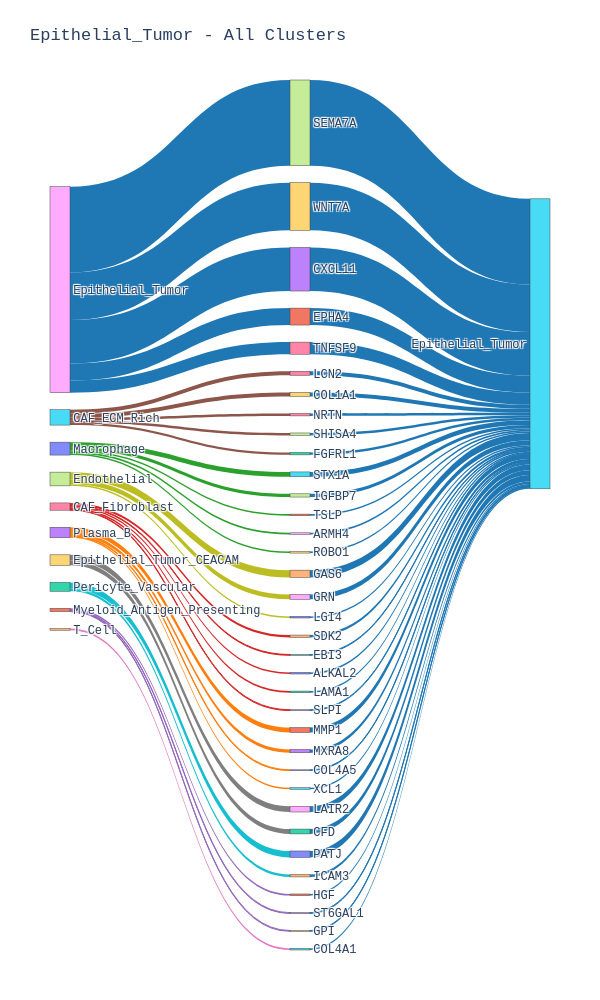
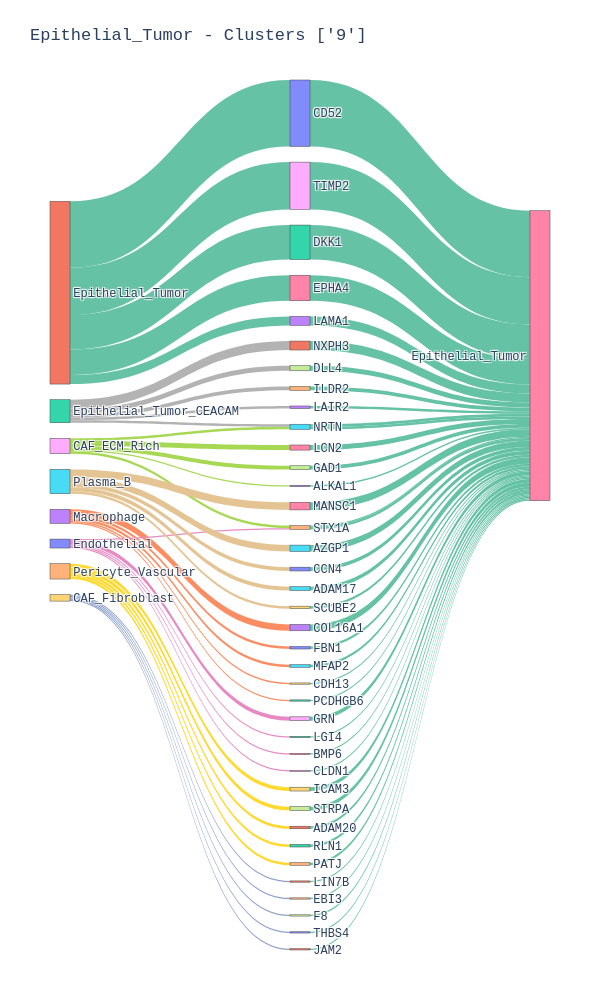

Notebook cell for these charts, in order:
### Code cell
importlib.reload(huetracer.cci)
importlib.reload(huetracer.statistics)
importlib.reload(huetracer.plot)
importlib.reload(huetracer)
# Visualize
# set gene/cell-type to analyze
Gene_to_analyze = "VEGFB"
target_cell_type = "Epithelial_Tumor"
cluster_label = ['9']


huetracer.plot_gene_cci_and_sankey(
    target_cell_type=target_cell_type,
    Gene_to_analyze=Gene_to_analyze,
    each_display_num=each_display_num,
    bargraph_df=bargraph_df,
    edge_df=edge_df,
    cluster_cells=sp_adata,
    coexp_cc_df=coexp_cc_df,
    lib_id=lib_id,
    save=True,
    SAMPLE_NAME=SAMPLE_NAME,
    save_path_for_today=save_path_for_today,
    target_clusters = cluster_label,
    coexp_cc_df_cluster=coexp_cc_df_cluster,
    bargraph_df_cluster=bargraph_df_cluster,
    save_format="html",
    display_column="interaction_positive"
    #display_column="coactivity_per_sender_cell_expr_ligand"
)

### Figure 1 — Plotly figure (JSON) as saved in the notebook; plotly's stock layout.template omitted (floating-point values rounded to 4 significant figures)
{"data": [{"link": {"color": ["#1f77b4", "#1f77b4", "#1f77b4", "#1f77b4", "#1f77b4", "#1f77b4", "#1f77b4", "#1f77b4", "#1f77b4", "#1f77b4", "#1f77b4", "#1f77b4", "#1f77b4", "#1f77b4", "#1f77b4", "#1f77b4", "#1f77b4", "#1f77b4", "#1f77b4", "#1f77b4", "#1f77b4", "#1f77b4", "#1f77b4", "#1f77b4", "#1f77b4", "#1f77b4", "#1f77b4", "#1f77b4", "#1f77b4", "#1f77b4", "#1f77b4", "#1f77b4", "#1f77b4", "#1f77b4", "#1f77b4", "#ff7f0e", "#2ca02c", "#d62728", "#9467bd", "#9467bd", "#2ca02c", "#8c564b", "#2ca02c", "#2ca02c", "#2ca02c", "#d62728", "#9467bd", "#d62728", "#d62728", "#d62728", "#e377c2", "#8c564b", "#8c564b", "#7f7f7f", "#8c564b", "#bcbd22", "#ff7f0e", "#8c564b", "#ff7f0e", "#17becf", "#ff7f0e", "#1f77b4", "#1f77b4", "#bcbd22", "#1f77b4", "#17becf", "#1f77b4", "#7f7f7f", "#1f77b4", "#bcbd22"], "label": ["Epithelial_Tumor", "Epithelial_Tumor", "Epithelial_Tumor", "Epithelial_Tumor", "Epithelial_Tumor", "Epithelial_Tumor", "Epithelial_Tumor", "Epithelial_Tumor", "Epithelial_Tumor", "Epithelial_Tumor", "Epithelial_Tumor", "Epithelial_Tumor", "Epithelial_Tumor", "Epithelial_Tumor", "Epithelial_Tumor", "Epithelial_Tumor", "Epithelial_Tumor", "Epithelial_Tumor", "Epithelial_Tumor", "Epithelial_Tumor", "Epithelial_Tumor", "Epithelial_Tumor", "Epithelial_Tumor", "Epithelial_Tumor", "Epithelial_Tumor", "Epithelial_Tumor", "Epithelial_Tumor", "Epithelial_Tumor", "Epithelial_Tumor", "Epithelial_Tumor", "Epithelial_Tumor", "Epithelial_Tumor", "Epithelial_Tumor", "Epithelial_Tumor", "Epithelial_Tumor", "Plasma_B", "Macrophage", "CAF_Fibroblast", "Myeloid_Antigen_Presenting", "Myeloid_Antigen_Presenting", "Macrophage", "CAF_ECM_Rich", "Macrophage", "Macrophage", "Macrophage", "CAF_Fibroblast", "Myeloid_Antigen_Presenting", "CAF_Fibroblast", "CAF_Fibroblast", "CAF_Fibroblast", "T_Cell", "CAF_ECM_Rich", "CAF_ECM_Rich", "Epithelial_Tumor_CEACAM", "CAF_ECM_Rich", "Endothelial", "Plasma_B", "CAF_ECM_Rich", "Plasma_B", "Pericyte_Vascular", "Plasma_B", "Epithelial_Tumor", "Epithelial_Tumor", "Endothelial", "Epithelial_Tumor", "Pericyte_Vascular", "Epithelial_Tumor", "Epithelial_Tumor_CEACAM", "Epithelial_Tumor", "Endothelial"], "source": [0, 1, 2, 3, 4, 5, 6, 7, 8, 9, 10, 11, 12, 13, 14, 15, 16, 17, 18, 19, 20, 21, 22, 23, 24, 25, 26, 27, 28, 29, 30, 31, 32, 33, 34, 43, 40, 36, 41, 41, 40, 35, 40, 40, 40, 36, 41, 36, 36, 36, 44, 35, 35, 39, 35, 37, 43, 35, 43, 42, 43, 38, 38, 37, 38, 42, 38, 39, 38, 37], "target": [45, 45, 45, 45, 45, 45, 45, 45, 45, 45, 45, 45, 45, 45, 45, 45, 45, 45, 45, 45, 45, 45, 45, 45, 45, 45, 45, 45, 45, 45, 45, 45, 45, 45, 45, 0, 1, 2, 3, 4, 5, 6, 7, 8, 9, 10, 11, 12, 13, 14, 15, 16, 17, 18, 19, 20, 21, 22, 23, 24, 25, 26, 27, 28, 29, 30, 31, 32, 33, 34], "value": [1, 2, 1, 1, 1, 6, 3, 4, 2, 2, 2, 2, 2, 1, 3, 2, 5, 3, 7, 5, 2, 6, 3, 4, 3, 2, 15, 106, 6, 59, 8, 21, 6, 54, 9, 1, 2, 1, 1, 1, 6, 3, 4, 2, 2, 2, 2, 2, 1, 3, 2, 5, 3, 7, 5, 2, 6, 3, 4, 3, 2, 15, 106, 6, 59, 8, 21, 6, 54, 9]}, "node": {"label": ["COL4A5", "TSLP", "EBI3", "ST6GAL1", "GPI", "STX1A", "NRTN", "IGFBP7", "ARMH4", "ROBO1", "ALKAL2", "HGF", "LAMA1", "SLPI", "SDK2", "COL4A1", "LCN2", "SHISA4", "LAIR2", "COL1A1", "LGI4", "MMP1", "FGFRL1", "MXRA8", "ICAM3", "XCL1", "TNFSF9", "SEMA7A", "GRN", "WNT7A", "PATJ", "EPHA4", "CFD", "CXCL11", "GAS6", "CAF_ECM_Rich", "CAF_Fibroblast", "Endothelial", "Epithelial_Tumor", "Epithelial_Tumor_CEACAM", "Macrophage", "Myeloid_Antigen_Presenting", "Pericyte_Vascular", "Plasma_B", "T_Cell", "Epithelial_Tumor"]}, "type": "sankey"}], "layout": {"font": {"family": "Courier New"}, "height": 1000, "margin": {"b": 50, "l": 50, "r": 50, "t": 80}, "title": {"text": "Epithelial_Tumor - All Clusters"}, "width": 600}}

### Figure 2 — Plotly figure (JSON) as saved in the notebook; plotly's stock layout.template omitted (floating-point values rounded to 4 significant figures)
{"data": [{"link": {"color": ["#66c2a5", "#66c2a5", "#66c2a5", "#66c2a5", "#66c2a5", "#66c2a5", "#66c2a5", "#66c2a5", "#66c2a5", "#66c2a5", "#66c2a5", "#66c2a5", "#66c2a5", "#66c2a5", "#66c2a5", "#66c2a5", "#66c2a5", "#66c2a5", "#66c2a5", "#66c2a5", "#66c2a5", "#66c2a5", "#66c2a5", "#66c2a5", "#66c2a5", "#66c2a5", "#66c2a5", "#66c2a5", "#66c2a5", "#66c2a5", "#66c2a5", "#66c2a5", "#66c2a5", "#66c2a5", "#66c2a5", "#66c2a5", "#66c2a5", "#66c2a5", "#66c2a5", "#66c2a5", "#fc8d62", "#8da0cb", "#e78ac3", "#fc8d62", "#8da0cb", "#fc8d62", "#e78ac3", "#8da0cb", "#e78ac3", "#fc8d62", "#8da0cb", "#8da0cb", "#fc8d62", "#a6d854", "#e78ac3", "#a6d854", "#a6d854", "#a6d854", "#a6d854", "#e78ac3", "#ffd92f", "#e5c494", "#ffd92f", "#ffd92f", "#b3b3b3", "#ffd92f", "#b3b3b3", "#e5c494", "#66c2a5", "#ffd92f", "#66c2a5", "#e5c494", "#66c2a5", "#b3b3b3", "#66c2a5", "#66c2a5", "#b3b3b3", "#e5c494", "#e5c494", "#b3b3b3"], "label": ["Epithelial_Tumor", "Epithelial_Tumor", "Epithelial_Tumor", "Epithelial_Tumor", "Epithelial_Tumor", "Epithelial_Tumor", "Epithelial_Tumor", "Epithelial_Tumor", "Epithelial_Tumor", "Epithelial_Tumor", "Epithelial_Tumor", "Epithelial_Tumor", "Epithelial_Tumor", "Epithelial_Tumor", "Epithelial_Tumor", "Epithelial_Tumor", "Epithelial_Tumor", "Epithelial_Tumor", "Epithelial_Tumor", "Epithelial_Tumor", "Epithelial_Tumor", "Epithelial_Tumor", "Epithelial_Tumor", "Epithelial_Tumor", "Epithelial_Tumor", "Epithelial_Tumor", "Epithelial_Tumor", "Epithelial_Tumor", "Epithelial_Tumor", "Epithelial_Tumor", "Epithelial_Tumor", "Epithelial_Tumor", "Epithelial_Tumor", "Epithelial_Tumor", "Epithelial_Tumor", "Epithelial_Tumor", "Epithelial_Tumor", "Epithelial_Tumor", "Epithelial_Tumor", "Epithelial_Tumor", "Macrophage", "CAF_Fibroblast", "Endothelial", "Macrophage", "CAF_Fibroblast", "Macrophage", "Endothelial", "CAF_Fibroblast", "Endothelial", "Macrophage", "CAF_Fibroblast", "CAF_Fibroblast", "Macrophage", "CAF_ECM_Rich", "Endothelial", "CAF_ECM_Rich", "CAF_ECM_Rich", "CAF_ECM_Rich", "CAF_ECM_Rich", "Endothelial", "Pericyte_Vascular", "Plasma_B", "Pericyte_Vascular", "Pericyte_Vascular", "Epithelial_Tumor_CEACAM", "Pericyte_Vascular", "Epithelial_Tumor_CEACAM", "Plasma_B", "Epithelial_Tumor", "Pericyte_Vascular", "Epithelial_Tumor", "Plasma_B", "Epithelial_Tumor", "Epithelial_Tumor_CEACAM", "Epithelial_Tumor", "Epithelial_Tumor", "Epithelial_Tumor_CEACAM", "Plasma_B", "Plasma_B", "Epithelial_Tumor_CEACAM"], "source": [0, 1, 2, 3, 4, 5, 6, 7, 8, 9, 10, 11, 12, 13, 14, 15, 16, 14, 17, 18, 19, 20, 21, 22, 23, 24, 15, 25, 26, 27, 28, 29, 30, 31, 32, 33, 34, 35, 36, 37, 43, 39, 40, 43, 39, 43, 40, 39, 40, 43, 39, 39, 43, 38, 40, 38, 38, 38, 38, 40, 44, 45, 44, 44, 42, 44, 42, 45, 41, 44, 41, 45, 41, 42, 41, 41, 42, 45, 45, 42], "target": [46, 46, 46, 46, 46, 46, 46, 46, 46, 46, 46, 46, 46, 46, 46, 46, 46, 46, 46, 46, 46, 46, 46, 46, 46, 46, 46, 46, 46, 46, 46, 46, 46, 46, 46, 46, 46, 46, 46, 46, 0, 1, 2, 3, 4, 5, 6, 7, 8, 9, 10, 11, 12, 13, 14, 15, 16, 14, 17, 18, 19, 20, 21, 22, 23, 24, 15, 25, 26, 27, 28, 29, 30, 31, 32, 33, 34, 35, 36, 37], "value": [2, 1, 1, 5, 1, 2, 1, 1, 1, 1, 1, 1, 1, 1, 1, 2, 4, 2, 3, 3, 3, 3, 2, 2, 2, 2, 2, 3, 20, 3, 37, 2, 52, 7, 27, 7, 3, 5, 6, 4, 2, 1, 1, 5, 1, 2, 1, 1, 1, 1, 1, 1, 1, 1, 1, 2, 4, 2, 3, 3, 3, 3, 2, 2, 2, 2, 2, 3, 20, 3, 37, 2, 52, 7, 27, 7, 3, 5, 6, 4]}, "node": {"label": ["FBN1", "LIN7B", "LGI4", "COL16A1", "EBI3", "MFAP2", "BMP6", "F8", "CLDN1", "CDH13", "THBS4", "JAM2", "PCDHGB6", "ALKAL1", "STX1A", "NRTN", "LCN2", "GAD1", "GRN", "ICAM3", "CCN4", "ADAM20", "RLN1", "LAIR2", "PATJ", "ADAM17", "EPHA4", "SIRPA", "TIMP2", "SCUBE2", "CD52", "NXPH3", "DKK1", "LAMA1", "ILDR2", "AZGP1", "MANSC1", "DLL4", "CAF_ECM_Rich", "CAF_Fibroblast", "Endothelial", "Epithelial_Tumor", "Epithelial_Tumor_CEACAM", "Macrophage", "Pericyte_Vascular", "Plasma_B", "Epithelial_Tumor"]}, "type": "sankey"}], "layout": {"font": {"family": "Courier New"}, "height": 1000, "margin": {"b": 50, "l": 50, "r": 50, "t": 80}, "title": {"text": "Epithelial_Tumor - Clusters ['9']"}, "width": 600}}
